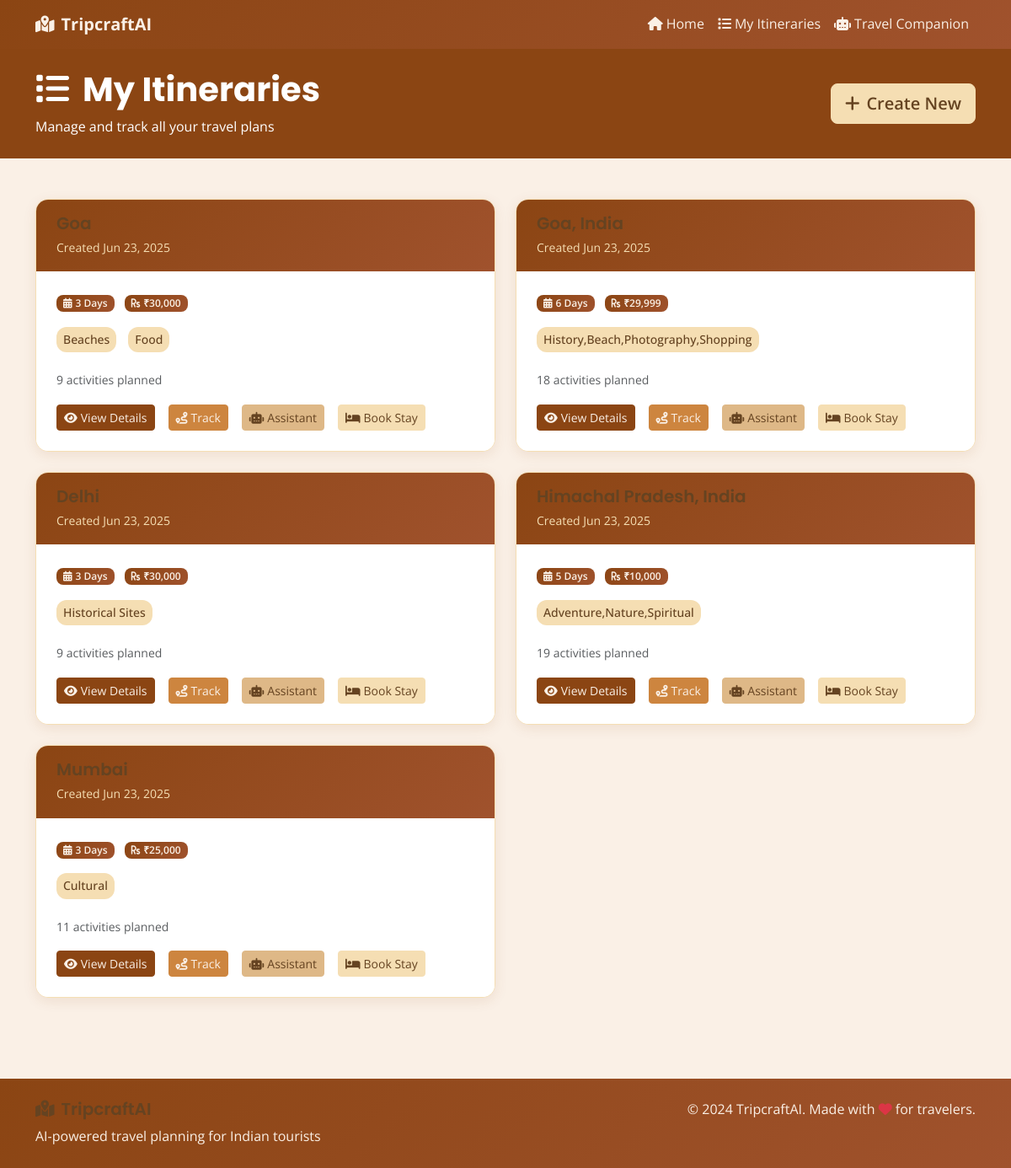
The page /my_itineraries on the database as committed earlier.
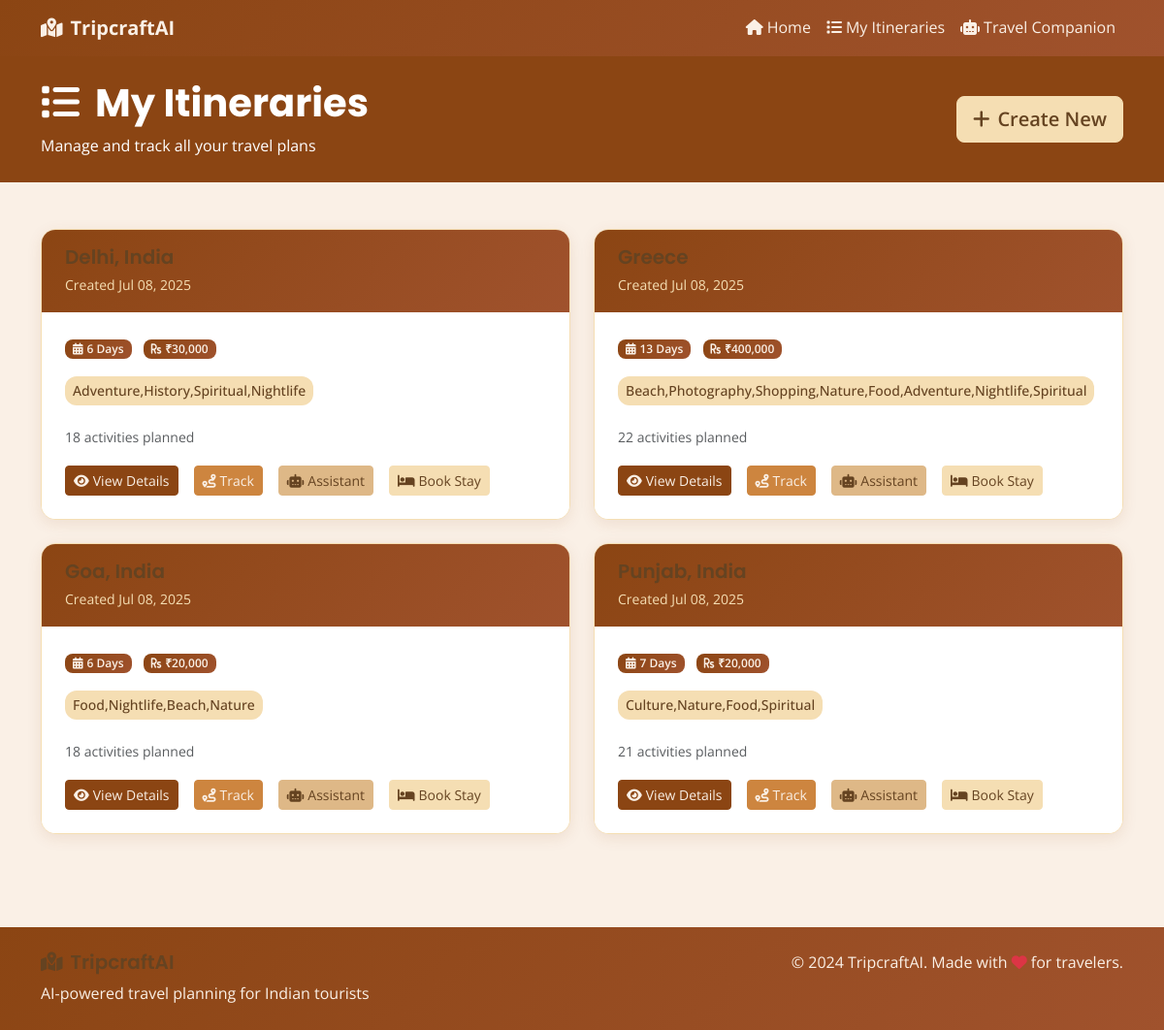
The same page on the database as committed later.
### models.py (models this page shows, shortened)
class TravelItinerary(db.Model):
    id = db.Column(db.Integer, primary_key=True)
    destination = db.Column(db.String(200), nullable=False)
    duration = db.Column(db.Integer, nullable=False)  # days
    budget = db.Column(db.Float, nullable=False)
    interests = db.Column(db.Text)  # JSON string of interests
    itinerary_data = db.Column(db.Text)  # JSON string of generated itinerary
    created_at = db.Column(db.DateTime, default=datetime.utcnow)
    checkpoints = db.relationship('Checkpoint', backref='itinerary', lazy=True, cascade='all, delete-orphan')
    def get_interests_list(self):
        if self.interests:
            return json.loads(self.interests)
        return []

### routes.py (the view)
@app.route('/my_itineraries')
def my_itineraries():
    itineraries = TravelItinerary.query.order_by(TravelItinerary.created_at.desc()).all()
    return render_template('my_itineraries.html', itineraries=itineraries)

### templates/my_itineraries.html (shortened to what this page needs)
{% extends "base.html" %}  {% block content %}
<section class="py-4 bg-primary text-white">
    <div class="container">
        <div class="row align-items-center">
            <div class="col-md-8">
                <h1 class="display-6 fw-bold mb-2">
                    <i class="fas fa-list me-3"></i>My Itineraries
                </h1>
                <p class="mb-0">Manage and track all your travel plans</p>
            </div>
            <div class="col-md-4 text-md-end">
                <a href="{{ url_for('index') }}" class="btn btn-accent btn-lg">
                    <i class="fas fa-plus me-2"></i>Create New
                </a>
            </div>
        </div>
    </div>
</section>
<section class="py-5">
    <div class="container">
        {% if itineraries %}
        <div class="row g-4">
            {% for itinerary in itineraries %}
            <div class="col-lg-6">
                <div class="card itinerary-summary-card">
                    <div
                        class="card-header"
                        style="
                            background: linear-gradient(
                                135deg,
                                #8b4513,
                                #a0522d
                            );
                            color: #faf0e6;
                        "
                    >
                        <h5 class="card-title mb-1" style="color: #faf0e6">
                            {{ itinerary.destination }}
                        </h5>
                        <small style="color: #f5deb3"
                            >Created {{ itinerary.created_at.strftime('%b %d,
                            %Y') }}</small
                        >
                    </div>
                    <div class="card-body">
                        <div class="itinerary-meta mb-3">
                            <span class="badge bg-primary me-2">
                                <i class="fas fa-calendar-alt me-1"></i>{{
                                itinerary.duration }} Days
                            </span>
                            <span class="badge bg-accent text-dark">
                                <i class="fas fa-rupee-sign me-1"></i>₹{{
                                "{:,.0f}".format(itinerary.budget) }}
                            </span>
                        </div>
                        {% if itinerary.get_interests_list() %}
                        <div class="interests-tags mb-3">
                            {% for interest in
                            itinerary.get_interests_list()[:3] %}
                            <span class="interest-tag">{{ interest }}</span>
                            {% endfor %}
                        </div>
                        {% endif %}
                        <small class="text-muted">
                            {% set total = itinerary.checkpoints|length %} {{
                            total }} activities planned
                        </small>
                        <div class="card-actions mt-3">
                            <a
                                href="{{ url_for('view_itinerary', itinerary_id=itinerary.id) }}"
                                class="btn btn-primary btn-sm me-2"
                            >
                                <i class="fas fa-eye me-1"></i>View Details
                            </a>
                            <a
                                href="{{ url_for('tracking', itinerary_id=itinerary.id) }}"
                                class="btn btn-success btn-sm me-2"
                            >
                                <i class="fas fa-route me-1"></i>Track
                            </a>
                            <a
                                href="{{ url_for('chatbot', itinerary_id=itinerary.id) }}"
                                class="btn btn-info btn-sm me-2"
                            >
                                <i class="fas fa-robot me-1"></i>Assistant
                            </a>
                            <button
                                onclick="bookWithAgoda('{{ itinerary.destination }}', '{{ itinerary.duration }}')"
                                class="btn btn-warning btn-sm"
                            >
                                <i class="fas fa-bed me-1"></i>Book Stay
                            </button>
                        </div>
                    </div>
                </div>
            </div>
            {% endfor %}
        </div>
        {% endif %}
    </div>
</section>
{% endblock %}

### templates/base.html (shortened to what this page needs)
<!doctype html>
<html lang="en">
    <head>
        <link
            href="https://cdn.jsdelivr.net/npm/bootstrap@5.3.0/dist/css/bootstrap.min.css"
            rel="stylesheet"
        />
        <link
            rel="stylesheet"
            href="https://cdnjs.cloudflare.com/ajax/libs/font-awesome/6.4.0/css/all.min.css"
        />
        <link
            rel="stylesheet"
            href="https://unpkg.com/leaflet@1.9.4/dist/leaflet.css"
        />
        <link
            rel="stylesheet"
            href="{{ url_for('static', filename='css/style.css') }}"
        />
        <link
            rel="stylesheet"
            href="{{ url_for('static', filename='css/react-components.css') }}"
        />
    </head>
    <body>
        <nav class="navbar navbar-expand-lg navbar-dark bg-primary sticky-top">
            <div class="container">
                <a class="navbar-brand fw-bold" href="{{ url_for('index') }}">
                    <i class="fas fa-map-marked-alt me-2"></i>TripcraftAI
                </a>
                <div class="collapse navbar-collapse" id="navbarNav">
                    <ul class="navbar-nav ms-auto">
                        <li class="nav-item">
                            <a class="nav-link" href="{{ url_for('index') }}">
                                <i class="fas fa-home me-1"></i>Home
                            </a>
                        </li>
                        <li class="nav-item">
                            <a
                                class="nav-link"
                                href="{{ url_for('my_itineraries') }}"
                            >
                                <i class="fas fa-list me-1"></i>My Itineraries
                            </a>
                        </li>
                        <li class="nav-item">
                            <a class="nav-link" href="{{ url_for('chatbot') }}">
                                <i class="fas fa-robot me-1"></i>Travel
                                Companion
                            </a>
                        </li>
                    </ul>
                </div>
            </div>
        </nav>
        <main>{% block content %}{% endblock %}</main>
        <footer class="bg-dark text-light py-4 mt-5">
            <div class="container">
                <div class="row">
                    <div class="col-md-6">
                        <h5>
                            <i class="fas fa-map-marked-alt me-2"></i>TripcraftAI
                        </h5>
                        <p class="mb-0">
                            AI-powered travel planning for Indian tourists
                        </p>
                    </div>
                    <div class="col-md-6 text-md-end">
                        <p class="mb-0">
                            &copy; 2024 TripcraftAI. Made with
                            <i class="fas fa-heart text-danger"></i> for
                            travelers.
                        </p>
                    </div>
                </div>
            </div>
        </footer>
    </body>
</html>

### static/css/style.css (style rules this page uses)
:root { --primary: 139 69 19; --secondary: 160 82 45; --accent: 245 222 179; --background: 245 245 220; --text: 101 67 33; --success: 205 133 63; --spacing: 16px; --beige-light: 250 240 230; --beige-medium: 245 222 179; --brown-light: 210 180 140; --brown-dark: 139 69 19; --chocolate: 210 105 30; }
body { font-family: 'Open Sans', sans-serif; background-color: rgb(var(--beige-light)); color: rgb(var(--text)); line-height: 1.6; }
h1, h2, h3, h4, h5, h6 { font-family: 'Poppins', sans-serif; font-weight: 600; }
.bg-primary { background-color: rgb(var(--primary)) !important; }
.btn-primary { background-color: rgb(var(--primary)); border-color: rgb(var(--primary)); color: rgb(var(--beige-light)); }
.bg-accent { background-color: hsl(var(--accent)) !important; }
.btn-accent { background-color: hsl(var(--accent)); border-color: hsl(var(--accent)); color: hsl(var(--text)); font-weight: 600; }
.itinerary-summary-card { background: white; border-radius: var(--spacing); box-shadow: 0 2px 15px hsl(var(--text) / 0.1); overflow: hidden; transition: all 0.3s ease; height: 100%; }
.itinerary-summary-card .card-header { background: linear-gradient(135deg, hsl(var(--primary)), hsl(var(--accent))); color: white; padding: 1rem 1.5rem; border: none; }
.itinerary-summary-card .card-body { padding: 1.5rem; }
.interests-tags { display: flex; flex-wrap: wrap; gap: 0.5rem; }
.interest-tag { background: hsl(var(--primary) / 0.1); color: hsl(var(--primary)); padding: 4px 8px; border-radius: 12px; font-size: 0.75rem; font-weight: 500; }
.card-actions { display: flex; gap: 0.5rem; }
.budget-card .text-warning, .budget-card .bg-warning, .budget-display .text-warning, .budget-display .bg-warning, .itinerary-summary-card .badge { background: linear-gradient(135deg, #8B4513, #A0522D) !important; color: #FAF0E6 !important; padding: 4px 8px; border-radius: 8px; font-weight: 600; }
section.bg-primary h1, section.bg-primary h1 .fas { color: #FFFFFF !important; opacity: 1; }

### templates/base.html (style rules this page uses)
:root { --bs-primary: #8b4513; --bs-primary-rgb: 139, 69, 19; --bs-secondary: #a0522d; --bs-secondary-rgb: 160, 82, 45; --bs-success: #cd853f; --bs-success-rgb: 205, 133, 63; --bs-info: #deb887; --bs-info-rgb: 222, 184, 135; --bs-warning: #f5deb3; --bs-warning-rgb: 245, 222, 179; --bs-light: #faf0e6; --bs-light-rgb: 250, 240, 230; --bs-dark: #654321; --bs-dark-rgb: 101, 67, 33; }
body { background-color: #faf0e6 !important; color: #654321 !important; }
.navbar { background: linear-gradient( 135deg, #8b4513, #a0522d ) !important; }
.navbar-brand { color: #faf0e6 !important; }
.navbar .nav-link { color: #faf0e6 !important; }
.btn-primary { background-color: #8b4513 !important; border-color: #8b4513 !important; color: #faf0e6 !important; }
.btn-success { background-color: #cd853f !important; border-color: #cd853f !important; color: #faf0e6 !important; }
.btn-info { background-color: #deb887 !important; border-color: #deb887 !important; color: #654321 !important; }
.btn-warning { background-color: #f5deb3 !important; border-color: #f5deb3 !important; color: #654321 !important; }
.card { background-color: white !important; border: 1px solid #f5deb3 !important; box-shadow: 0 4px 15px rgba(139, 69, 19, 0.1) !important; }
h1, h2, h3, h4, h5, h6 { color: #654321 !important; }
.bg-primary { background-color: #8b4513 !important; }
.footer, .bg-dark { background: linear-gradient( 135deg, #8b4513, #a0522d ) !important; color: #faf0e6 !important; }
.badge.bg-primary { background-color: #8b4513 !important; }
a { color: #8b4513 !important; }
.itinerary-summary-card { border: 1px solid #f5deb3 !important; border-radius: 15px !important; overflow: hidden; transition: all 0.3s ease; box-shadow: 0 4px 15px rgba(139, 69, 19, 0.1) !important; }
.itinerary-summary-card .card-header { background: linear-gradient( 135deg, #8b4513, #a0522d ) !important; color: #faf0e6 !important; border-bottom: none !important; }
.itinerary-summary-card .card-body { background: white !important; }
.interest-tag { background-color: #f5deb3 !important; color: #654321 !important; padding: 4px 8px; border-radius: 12px; font-size: 0.875rem; margin-right: 6px; margin-bottom: 4px; display: inline-block; }
.btn-accent { background-color: #f5deb3 !important; border-color: #f5deb3 !important; color: #654321 !important; }

Rows that differ between the two databases and show on the page:
removed TravelItinerary: created_at "Jun 23, 2025", duration "3", budget "30,000", interest "Beaches" "Food", total "9"
removed TravelItinerary: destination "Himachal Pradesh, India", created_at "Jun 23, 2025", duration "5", budget "10,000", interest "Adventure,Nature,Spiritual", total "19"
changed TravelItinerary (number 1 of 4 on the later page): created_at "Jun 23, 2025" → "Jul 08, 2025"; budget "29,999" → "30,000"
changed TravelItinerary (number 2 of 4 on the later page): created_at "Jun 23, 2025" → "Jul 08, 2025"; duration "3" → "13"; budget "30,000" → "400,000"; total "9" → "22"
added TravelItinerary: created_at "Jul 08, 2025", duration "6", budget "20,000", interest "Food,Nightlife,Beach,Nature", total "18"
changed TravelItinerary (number 4 of 4 on the later page): created_at "Jun 23, 2025" → "Jul 08, 2025"; duration "3" → "7"; budget "25,000" → "20,000"; total "11" → "21"
Other text that changed with them:
new list line: "Adventure,History,Spiritual,Nightlife"
new list line: "Beach,Photography,Shopping,Nature,Food,Adventure,Nightlife,Spiritual"
new list line: "Culture,Nature,Food,Spiritual"
list line gone: "History,Beach,Photography,Shopping"
list line gone: "Historical Sites"
list line gone: "Cultural"
